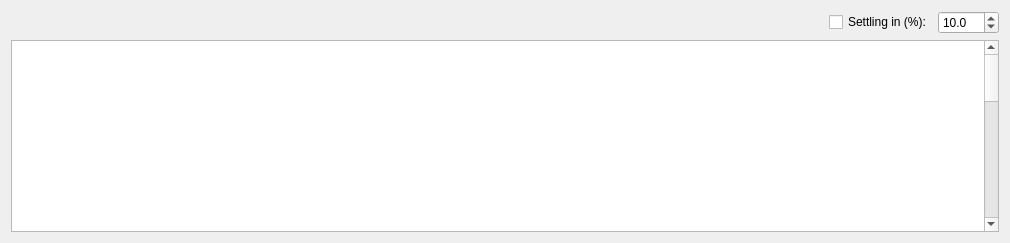
       <widget class="QWidget" name="tab_5">
        <attribute name="title">
         <string>Sags No Wind</string>
        </attribute>
        <layout class="QGridLayout" name="gridLayout_12">
         <item row="0" column="0">
          <layout class="QHBoxLayout" name="horizontalLayout_12">
           <item>
            <spacer name="horizontalSpacer_11">
             <property name="orientation">
              <enum>Qt::Horizontal</enum>
             </property>
             <property name="sizeType">
              <enum>QSizePolicy::Expanding</enum>
             </property>
             <property name="sizeHint" stdset="0">
              <size>
               <width>818</width>
               <height>20</height>
              </size>
             </property>
            </spacer>
           </item>
           <item>
            <widget class="QCheckBox" name="settlingInSagsNoWindCheckBox">
             <property name="sizePolicy">
              <sizepolicy hsizetype="Preferred" vsizetype="Fixed">
               <horstretch>0</horstretch>
               <verstretch>0</verstretch>
              </sizepolicy>
             </property>
             <property name="layoutDirection">
              <enum>Qt::LeftToRight</enum>
             </property>
             <property name="text">
              <string>Settling in (%):</string>
             </property>
             <property name="checked">
              <bool>false</bool>
             </property>
            </widget>
           </item>
           <item>
            <widget class="QDoubleSpinBox" name="settlingInSagsNoWindSB">
             <property name="sizePolicy">
              <sizepolicy hsizetype="Minimum" vsizetype="Fixed">
               <horstretch>0</horstretch>
               <verstretch>0</verstretch>
              </sizepolicy>
             </property>
             <property name="minimumSize">
              <size>
               <width>61</width>
               <height>0</height>
              </size>
             </property>
             <property name="decimals">
              <number>1</number>
             </property>
             <property name="maximum">
              <double>100.000000000000000</double>
             </property>
             <property name="value">
              <double>10.000000000000000</double>
             </property>
            </widget>
           </item>
          </layout>
         </item>
         <item row="1" column="0">
          <widget class="QTableWidget" name="sagsNoWindTW">
           <property name="sizePolicy">
            <sizepolicy hsizetype="Expanding" vsizetype="Expanding">
             <horstretch>10</horstretch>
             <verstretch>0</verstretch>
            </sizepolicy>
           </property>
           <property name="sizeIncrement">
            <size>
             <width>0</width>
             <height>0</height>
            </size>
           </property>
           <property name="layoutDirection">
            <enum>Qt::LeftToRight</enum>
           </property>
           <property name="editTriggers">
            <set>QAbstractItemView::NoEditTriggers</set>
           </property>
           <property name="dragEnabled">
            <bool>false</bool>
           </property>
           <property name="textElideMode">
            <enum>Qt::ElideRight</enum>
           </property>
           <property name="cornerButtonEnabled">
            <bool>true</bool>
           </property>
           <attribute name="horizontalHeaderVisible">
            <bool>false</bool>
           </attribute>
           <attribute name="horizontalHeaderCascadingSectionResizes">
            <bool>false</bool>
           </attribute>
           <attribute name="horizontalHeaderDefaultSectionSize">
            <number>140</number>
           </attribute>
           <attribute name="horizontalHeaderHighlightSections">
            <bool>true</bool>
           </attribute>
           <attribute name="horizontalHeaderShowSortIndicator" stdset="0">
            <bool>false</bool>
           </attribute>
           <attribute name="horizontalHeaderStretchLastSection">
            <bool>true</bool>
           </attribute>
           <attribute name="verticalHeaderVisible">
            <bool>false</bool>
           </attribute>
           <attribute name="verticalHeaderCascadingSectionResizes">
            <bool>false</bool>
           </attribute>
           <attribute name="verticalHeaderHighlightSections">
            <bool>true</bool>
           </attribute>
           <attribute name="verticalHeaderStretchLastSection">
            <bool>true</bool>
           </attribute>
           <row>
            <property name="text">
             <string>1°C</string>
            </property>
           </row>
           <row>
            <property name="text">
             <string>5°C</string>
            </property>
           </row>
           <row>
            <property name="text">
             <string>10°C</string>
            </property>
           </row>
           <row>
            <property name="text">
             <string>15°C</string>
            </property>
           </row>
           <row>
            <property name="text">
             <string>20°C</string>
            </property>
           </row>
           <row>
            <property name="text">
             <string>25°C</string>
            </property>
           </row>
           <row>
            <property name="text">
             <string>30°C</string>
            </property>
           </row>
           <row>
            <property name="text">
             <string>35°C</string>
            </property>
           </row>
           <row>
            <property name="text">
             <string>40°C</string>
            </property>
           </row>
           <row>
            <property name="text">
             <string>45°C</string>
            </property>
           </row>
           <row>
            <property name="text">
             <string>50°C</string>
            </property>
           </row>
           <row>
            <property name="text">
             <string>55°C</string>
            </property>
           </row>
           <row>
            <property name="text">
             <string>60°C</string>
            </property>
           </row>
           <row>
            <property name="text">
             <string>65°C</string>
            </property>
           </row>
           <row>
            <property name="text">
             <string>70°C</string>
            </property>
           </row>
           <row>
            <property name="text">
             <string>75°C</string>
            </property>
           </row>
           <row>
            <property name="text">
             <string>80°C</string>
            </property>
           </row>
           <row>
            <property name="text">
             <string>85°C</string>
            </property>
           </row>
           <row>
            <property name="text">
             <string>90°C</string>
            </property>
           </row>
           <row>
            <property name="text">
             <string>95°C</string>
            </property>
           </row>
           <row>
            <property name="text">
             <string>100°C</string>
            </property>
           </row>
          </widget>
         </item>
        </layout>
       </widget>
